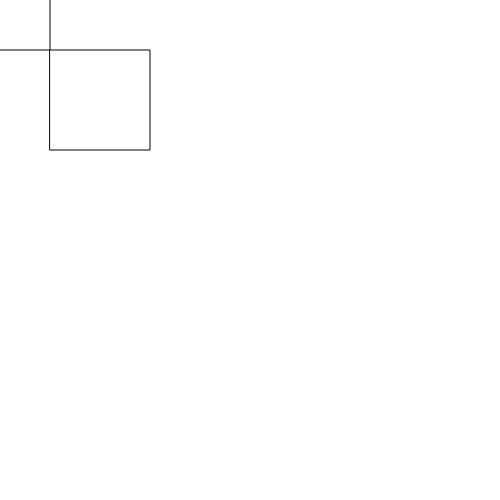
Frame 1 (no input)
Frame 60 (no input): identical to frame 1, image omitted
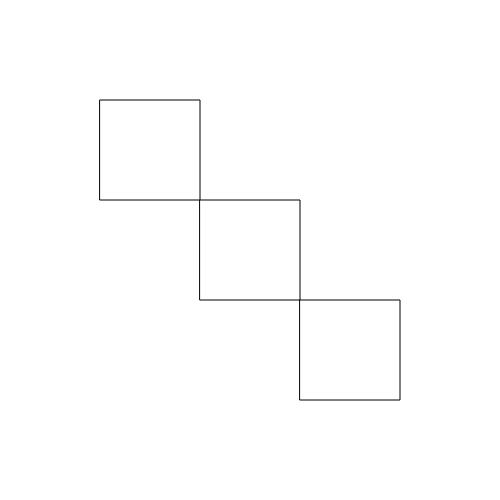
Frame 120 (the mouse pressed at the canvas centre since frame 60)

The p5.js sketch that drew these frames (run headless with seeded random() and noise() and a simulated clock; from frame 60 on, the mouse is pressed at the canvas centre):

// p5.js sketch
// ── sketch.js
function setup(){
createCanvas(500, 500)
}
function draw(){
    background(255)
    rectMode(CENTER)
    square(mouseX, mouseY, 100)
    square(mouseX-100, mouseY-100, 100)
    square(mouseX+100, mouseY+100, 100)
}
